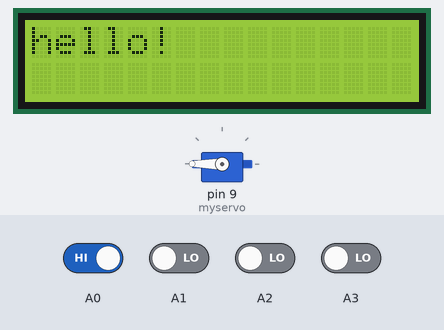
Bench run of a sketch on a simulated Arduino Uno, built with avr-gcc and run on an emulated ATmega328P. Shown: 16×2 character LCD, servo. Inputs (shaded band) come from the test bench; at power-on: A0 HIGH, A1–3 LOW.

Above: at 1.2 s.
1.3 s: A0 driven LOW
At 2.9 s:
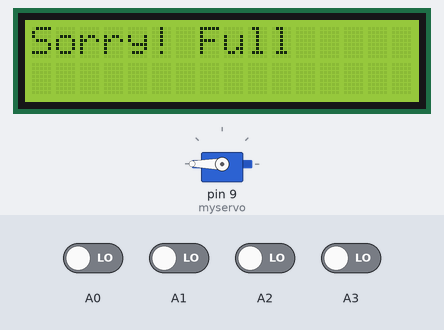
3.6 s: A1 driven HIGH
At 5.5 s:
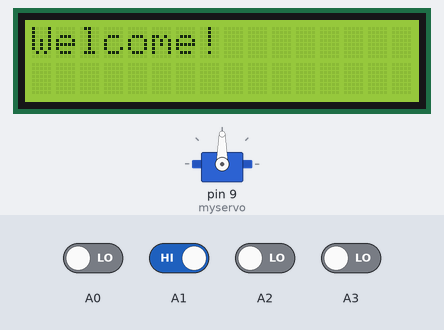
9.9 s: A0 driven HIGH
At 10.9 s:
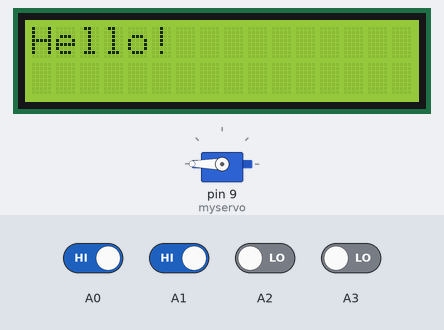
11.4 s: A0 driven LOW
At 12.32 s:
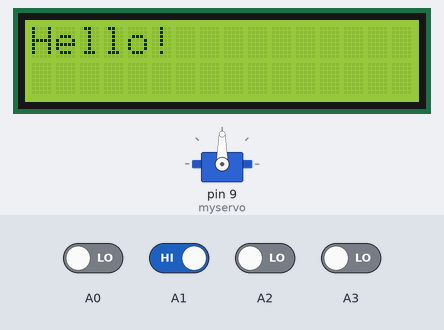
Timing chart, 0 to 14.4 s (numbered marks = the images above; inputs shaded):
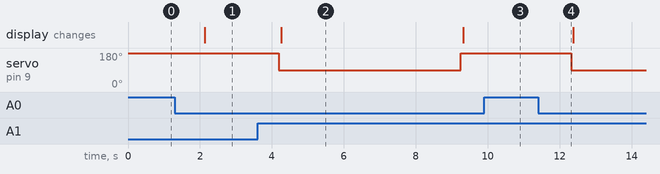

The sketch:

carparking.ino
```cpp
#include <LiquidCrystal.h>
#include <Servo.h>
Servo myservo;
// initialize the library by associating any needed LCD interface pin
// with the arduino pin number it is connected to
const int rs = 12, en = 11, d4 = 5, d5 = 4, d6 = 3, d7 = 2;
LiquidCrystal lcd(rs, en, d4, d5, d6, d7);
int count=1;
bool first_time = false;
bool second_time = true;

int buttonPushCounter = 0;   // counter for the number of button presses
int up_buttonState = 0;         // current state of the up button
int up_lastButtonState = 0;     // previous state of the up button

void setup() {
  // set up the LCD's number of columns and rows:
  lcd.begin(16, 2);
  // Print a message to the LCD.
  lcd.print("hello!");
  pinMode(A0,INPUT);
  pinMode(A1,INPUT);
  pinMode(A2,INPUT);
  pinMode(A3,INPUT);
  myservo.attach(9);
  myservo.write(180);
}

void loop() {
  // set the cursor to column 0, line 1
  // (note: line 1 is the second row, since counting begins with 0):
  delay(1000);

if(digitalRead(A0) == LOW){
  if(digitalRead(A1) != LOW || digitalRead(A2) != LOW || digitalRead(A3) != LOW )
  {
    myservo.write(90);
     lcd.begin(16, 2);
  // Print a message to the LCD.
  lcd.print("Welcome!");
    delay(5000);
     myservo.write(180);
          lcd.begin(16, 2);
  // Print a message to the LCD.
  lcd.print("Hello!");
  }
  else{
    lcd.begin(16, 2);
  // Print a message to the LCD.
  lcd.println("Sorry! Full     ");
  }
}


// if (state == 0 && digitalRead(A1) == LOW) {
//    state = 1;
//    LEDstate=!LEDstate;
//    count=count+1;
//  lcd.setCursor(0, 1);
//  lcd.print(count);
//  }
//  if (state == 1 && digitalRead(A0) == HIGH) {
//    state = 0;
//    count=count-1;
//  lcd.setCursor(0, 1);
//  lcd.print(count);
//  }


  }
```

Measured:
- after the input at 1.3 s, the display: changes after 0.83 s (image 1)
- after the input at 3.6 s, servo on pin 9 (myservo): 180° → 90° after 0.59 s, → 180° 5.1 s later; the display: changes after 0.66 s (image 2)
- after the input at 9.9 s, servo on pin 9 (myservo): stays 180° (without the input it goes to 90° after 0.42 s)
- after the input at 11.4 s, servo on pin 9 (myservo): 180° → 90° after 0.92 s
- what the display in image 2 shows lasts 5.0 s, from 4.3 s to 9.3 s
